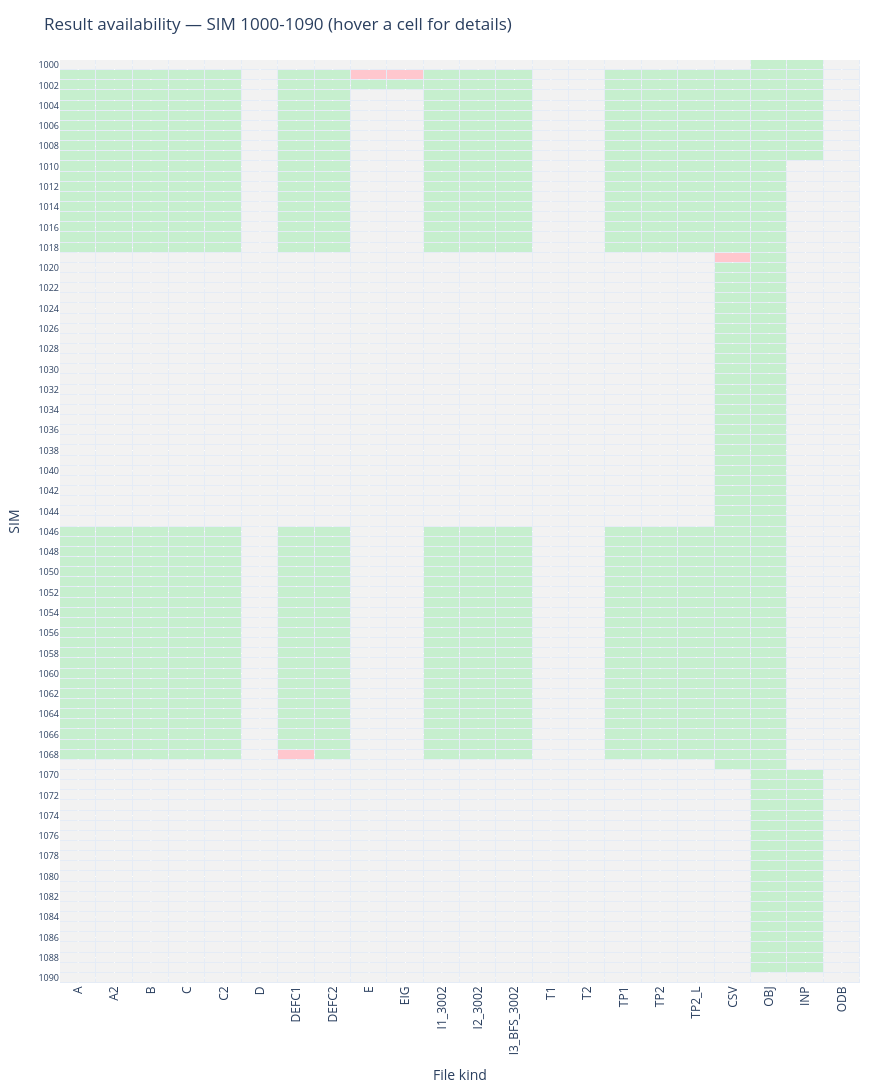

The notebook cell saved with this chart:
### Markdown cell above
## Interactive heatmap (hover any cell to see SIM, kind, status, size)

### Code cell
import plotly.graph_objects as go

status_map = {'missing': 0, 'invalid': 1, 'valid': 2}
status_code = status_df.apply(lambda col: col.map(status_map)).astype(int)

# customdata carries (status, size_kb) per cell so the hover text can show
# the exact simulation, file kind, status, and size on mouseover.
customdata = np.dstack([
    status_df.values,
    size_kb_df.values,
])

fig = go.Figure(data=go.Heatmap(
    z=status_code.values,
    x=ALL_KINDS,
    y=[str(s) for s in SIMS],
    customdata=customdata,
    colorscale=[[0.0, '#f2f2f2'], [0.33, '#f2f2f2'],
                [0.34, '#ffc7ce'], [0.66, '#ffc7ce'],
                [0.67, '#c6efce'], [1.0, '#c6efce']],
    zmin=0, zmax=2,
    showscale=False,
    xgap=1, ygap=1,
    hovertemplate=(
        'SIM %{y}<br>'
        'kind: %{x}<br>'
        'status: %{customdata[0]}<br>'
        'size: %{customdata[1]:.1f} KB'
        '<extra></extra>'
    ),
))

fig.update_layout(
    title=f'Result availability — SIM {SIM_START}-{SIM_END} (hover a cell for details)',
    xaxis_title='File kind',
    yaxis_title='SIM',
    width=max(700, 40 * len(ALL_KINDS)),
    height=max(500, 16 * len(SIMS)),
    yaxis=dict(autorange='reversed', type='category', tickfont=dict(size=9)),
    xaxis=dict(type='category', tickangle=-90),
    margin=dict(l=60, r=20, t=60, b=100),
)
fig.show()

### Figure 1 — Plotly figure (JSON) as saved in the notebook; plotly's stock layout.template omitted (floating-point values rounded to 4 significant figures; data arrays with more than 128 entries replaced by an {"elided": "..."} marker saying what was removed)
{"data": [{"colorscale": [[0, "#f2f2f2"], [0.33, "#f2f2f2"], [0.34, "#ffc7ce"], [0.66, "#ffc7ce"], [0.67, "#c6efce"], [1, "#c6efce"]], "customdata": {"elided": "91x22x2 mixed values"}, "hovertemplate": "SIM %{y}<br>kind: %{x}<br>status: %{customdata[0]}<br>size: %{customdata[1]:.1f} KB<extra></extra>", "showscale": false, "type": "heatmap", "x": ["A", "A2", "B", "C", "C2", "D", "DEFC1", "DEFC2", "E", "EIG", "I1_3002", "I2_3002", "I3_BFS_3002", "T1", "T2", "TP1", "TP2", "TP2_L", "CSV", "OBJ", "INP", "ODB"], "xgap": 1, "y": ["1000", "1001", "1002", "1003", "1004", "1005", "1006", "1007", "1008", "1009", "1010", "1011", "1012", "1013", "1014", "1015", "1016", "1017", "1018", "1019", "1020", "1021", "1022", "1023", "1024", "1025", "1026", "1027", "1028", "1029", "1030", "1031", "1032", "1033", "1034", "1035", "1036", "1037", "1038", "1039", "1040", "1041", "1042", "1043", "1044", "1045", "1046", "1047", "1048", "1049", "1050", "1051", "1052", "1053", "1054", "1055", "1056", "1057", "1058", "1059", "1060", "1061", "1062", "1063", "1064", "1065", "1066", "1067", "1068", "1069", "1070", "1071", "1072", "1073", "1074", "1075", "1076", "1077", "1078", "1079", "1080", "1081", "1082", "1083", "1084", "1085", "1086", "1087", "1088", "1089", "1090"], "ygap": 1, "z": {"elided": "91x22 int values"}, "zmax": 2, "zmin": 0}], "layout": {"height": 1456, "margin": {"b": 100, "l": 60, "r": 20, "t": 60}, "title": {"text": "Result availability — SIM 1000-1090 (hover a cell for details)"}, "width": 880, "xaxis": {"tickangle": -90, "title": {"text": "File kind"}, "type": "category"}, "yaxis": {"autorange": "reversed", "tickfont": {"size": 9}, "title": {"text": "SIM"}, "type": "category"}}}
